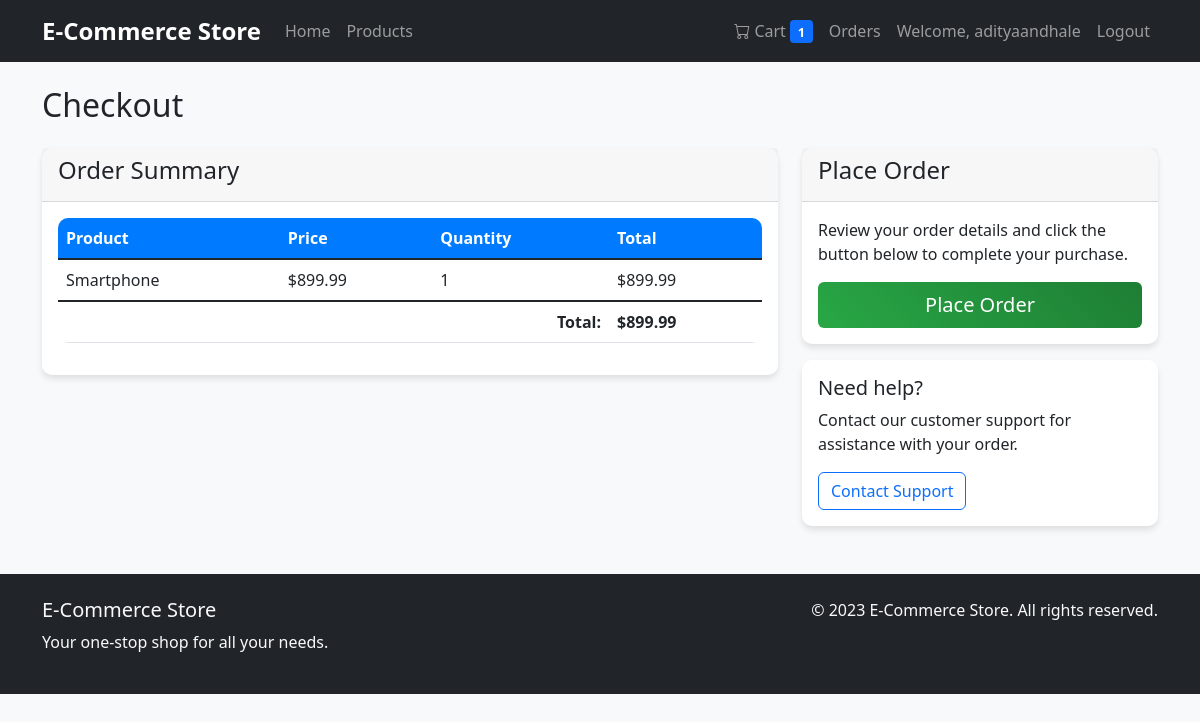
The app's page /cart/checkout (signed in) with its own data.
### models/user.py (models this page shows, shortened)
class User(UserMixin, db.Model):
    id = db.Column(db.Integer, primary_key=True)
    username = db.Column(db.String(80), unique=True, nullable=False)
    email = db.Column(db.String(120), unique=True, nullable=False)
    password_hash = db.Column(db.String(128), nullable=False)
    is_admin = db.Column(db.Boolean, default=False)
    orders = db.relationship('Order', backref='user', lazy=True)
    cart_items = db.relationship('CartItem', backref='user', lazy=True)

### models/cart.py (models this page shows, shortened)
class CartItem(db.Model):
    id = db.Column(db.Integer, primary_key=True)
    user_id = db.Column(db.Integer, db.ForeignKey('user.id'), nullable=False)
    product_id = db.Column(db.Integer, db.ForeignKey('product.id'), nullable=False)
    quantity = db.Column(db.Integer, default=1)

### models/product.py (models this page shows, shortened)
class Product(db.Model):
    id = db.Column(db.Integer, primary_key=True)
    name = db.Column(db.String(100), nullable=False)
    description = db.Column(db.Text, nullable=True)
    price = db.Column(db.Float, nullable=False)
    stock = db.Column(db.Integer, nullable=False)
    image = db.Column(db.String(200), nullable=True)
    category = db.Column(db.String(50), nullable=False)
    order_items = db.relationship('OrderItem', backref='product', lazy=True)
    cart_items = db.relationship('CartItem', backref='product', lazy=True)

### routes/cart.py (the view)
@cart_bp.route('/checkout')
@login_required
def checkout():
    cart_items = CartItem.query.filter_by(user_id=current_user.id).all()
    if not cart_items:
        flash('Your cart is empty!', 'warning')
        return redirect(url_for('cart.view_cart'))
    total = 0
    for item in cart_items:
        item.product = Product.query.get(item.product_id)
        total += item.product.price * item.quantity
    return render_template('cart/checkout.html', cart_items=cart_items, total=total)

### extensions.py (called while the page is built)
@login_manager.user_loader
def load_user(user_id):
    from models.user import User
    return User.query.get(int(user_id))

### templates/cart/checkout.html (shortened to what this page needs)
{% extends "base.html" %}
{% block content %}
<h2 class="mb-4">Checkout</h2>
<div class="row">
    <div class="col-md-8">
        <div class="card">
            <div class="card-header">
                <h4>Order Summary</h4>
            </div>
            <div class="card-body">
                <div class="table-responsive">
                    <table class="table">
                        <thead>
                            <tr>
                                <th>Product</th>
                                <th>Price</th>
                                <th>Quantity</th>
                                <th>Total</th>
                            </tr>
                        </thead>
                        <tbody>
                            {% for item in cart_items %}
                            <tr>
                                <td>{{ item.product.name }}</td>
                                <td>${{ "%.2f"|format(item.product.price) }}</td>
                                <td>{{ item.quantity }}</td>
                                <td>${{ "%.2f"|format(item.product.price * item.quantity) }}</td>
                            </tr>
                            {% endfor %}
                        </tbody>
                        <tfoot>
                            <tr>
                                <td colspan="3" class="text-end"><strong>Total:</strong></td>
                                <td><strong>${{ "%.2f"|format(total) }}</strong></td>
                            </tr>
                        </tfoot>
                    </table>
                </div>
            </div>
        </div>
    </div>
    <div class="col-md-4">
        <div class="card">
            <div class="card-header">
                <h4>Place Order</h4>
            </div>
            <div class="card-body">
                <p class="card-text">Review your order details and click the button below to complete your purchase.</p>
                <form action="{{ url_for('order.place_order') }}" method="POST">
                    <div class="d-grid">
                        <button type="submit" class="btn btn-success btn-lg">Place Order</button>
                    </div>
                </form>
            </div>
        </div>
        <div class="card mt-3">
            <div class="card-body">
                <h5>Need help?</h5>
                <p class="card-text">Contact our customer support for assistance with your order.</p>
                <a href="#" class="btn btn-outline-primary">Contact Support</a>
            </div>
        </div>
    </div>
</div>
{% endblock %}

### templates/base.html (shortened to what this page needs)
<!DOCTYPE html>
<html lang="en">
<head>
    <link href="https://cdn.jsdelivr.net/npm/bootstrap@5.1.3/dist/css/bootstrap.min.css" rel="stylesheet">
    <link rel="stylesheet" href="https://cdn.jsdelivr.net/npm/bootstrap-icons@1.10.0/font/bootstrap-icons.css">
    <link rel="stylesheet" href="{{ url_for('static', filename='css/style.css') }}">
</head>
<body>
    <nav class="navbar navbar-expand-lg navbar-dark bg-dark">
        <div class="container">
            <a class="navbar-brand" href="{{ url_for('index') }}">E-Commerce Store</a>
            <div class="collapse navbar-collapse" id="navbarNav">
                <ul class="navbar-nav me-auto">
                    <li class="nav-item">
                        <a class="nav-link" href="{{ url_for('index') }}">Home</a>
                    </li>
                    <li class="nav-item">
                        <a class="nav-link" href="{{ url_for('product.product_list') }}">Products</a>
                    </li>
                </ul>
                <ul class="navbar-nav">
                    {% if current_user.is_authenticated %}
                    <li class="nav-item">
                        <a class="nav-link" href="{{ url_for('cart.view_cart') }}">
                            <i class="bi bi-cart"></i> Cart
                            {% if cart_count > 0 %}
                            <span class="badge bg-primary">{{ cart_count }}</span>
                            {% endif %}
                        </a>
                    </li>
                    <li class="nav-item">
                        <a class="nav-link" href="{{ url_for('order.order_history') }}">Orders</a>
                    </li>
                    <li class="nav-item">
                        <a class="nav-link" href="#">Welcome, {{ current_user.username }}</a>
                    </li>
                    <li class="nav-item">
                        <a class="nav-link" href="{{ url_for('auth.logout') }}">Logout</a>
                    </li>
                    {% endif %}
                </ul>
            </div>
        </div>
    </nav>
    <main class="container mt-4">
        {% block content %}{% endblock %}
    </main>
    <footer class="bg-dark text-light mt-5 py-4">
        <div class="container">
            <div class="row">
                <div class="col-md-6">
                    <h5>E-Commerce Store</h5>
                    <p>Your one-stop shop for all your needs.</p>
                </div>
                <div class="col-md-6 text-end">
                    <p>&copy; 2023 E-Commerce Store. All rights reserved.</p>
                </div>
            </div>
        </div>
    </footer>
</body>
</html>

### static/css/style.css (style rules this page uses)
:root { --primary-color: #007bff; --secondary-color: #6c757d; --success-color: #28a745; --danger-color: #dc3545; --warning-color: #ffc107; --info-color: #17a2b8; --light-color: #f8f9fa; --dark-color: #343a40; }
body { font-family: 'Segoe UI', Tahoma, Geneva, Verdana, sans-serif; background-color: #f8f9fa; }
.card { box-shadow: 0 4px 6px rgba(0, 0, 0, 0.1); transition: transform 0.3s ease, box-shadow 0.3s ease; border: none; border-radius: 10px; }
.navbar-brand { font-weight: bold; font-size: 1.5rem; }
.navbar-nav .nav-link { font-weight: 500; transition: color 0.3s ease; }
.btn { border-radius: 6px; font-weight: 500; transition: all 0.3s ease; }
.btn-success { background: linear-gradient(45deg, var(--success-color), #1e7e34); border: none; }
.table { border-radius: 10px; overflow: hidden; }
.table th { background-color: var(--primary-color); color: white; font-weight: 600; }
.badge { font-size: 0.8em; padding: 0.4em 0.6em; }
footer { margin-top: auto; }

### records on screen
User: username "adityaandhale"
CartItem: product.name "Smartphone", quantity "1"
Product: product.price "899.99", item.product.price*item.quantity "899.99"

### other values on screen
{{ cart_count }} "1"
{{ "%.2f"|format(total) }} "899.99"
